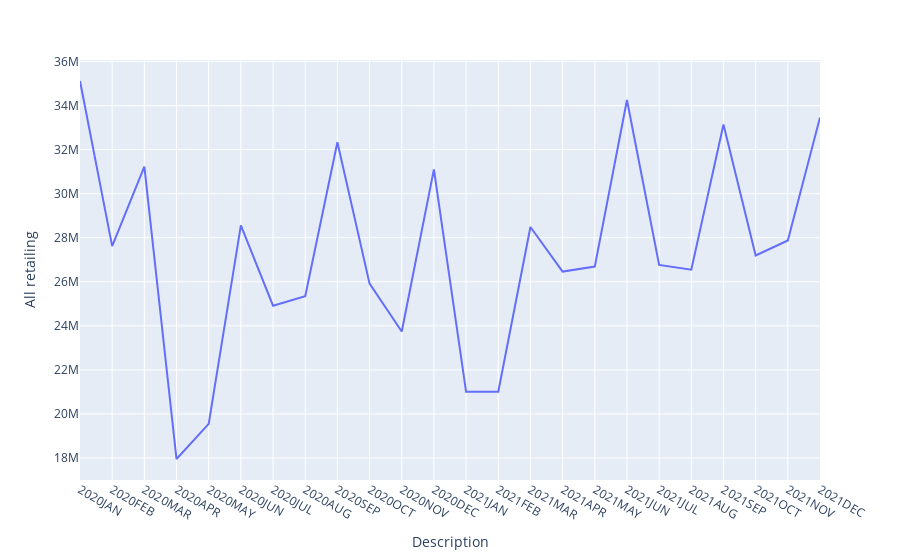

Notebook cell for this chart:
### Code cell
import plotly.express as px # linechart to show value of sales across selected timeline - during covid
dfb = df_COVID
df = px.data.tips()
fig = px.line(dfb, x='Description', y='All retailing')  
fig.show()

### Figure 1 — Plotly figure (JSON) as saved in the notebook; plotly's stock layout.template omitted (floating-point values rounded to 4 significant figures)
{"data": [{"hovertemplate": "Description=%{x}<br>All retailing=%{y}<extra></extra>", "legendgroup": "", "line": {"color": "#636efa", "dash": "solid"}, "marker": {"symbol": "circle"}, "mode": "lines", "name": "", "orientation": "v", "showlegend": false, "type": "scatter", "x": ["2020JAN", "2020FEB", "2020MAR", "2020APR", "2020MAY", "2020JUN", "2020JUL", "2020AUG", "2020SEP", "2020OCT", "2020NOV", "2020DEC", "2021JAN", "2021FEB", "2021MAR", "2021APR", "2021MAY", "2021JUN", "2021JUL", "2021AUG", "2021SEP", "2021OCT", "2021NOV", "2021DEC"], "xaxis": "x", "y": [35117053, 27621978, 31230355, 17953389, 19549615, 28563796, 24912477, 25345970, 32335199, 25913869, 23745474, 31105698, 21005457, 21009991, 28489184, 26464127, 26690679, 34252080, 26767398, 26549778, 33140445, 27195128, 27873975, 33464670], "yaxis": "y"}], "layout": {"legend": {"tracegroupgap": 0}, "margin": {"t": 60}, "xaxis": {"anchor": "y", "domain": [0, 1], "title": {"text": "Description"}}, "yaxis": {"anchor": "x", "domain": [0, 1], "title": {"text": "All retailing"}}}}
